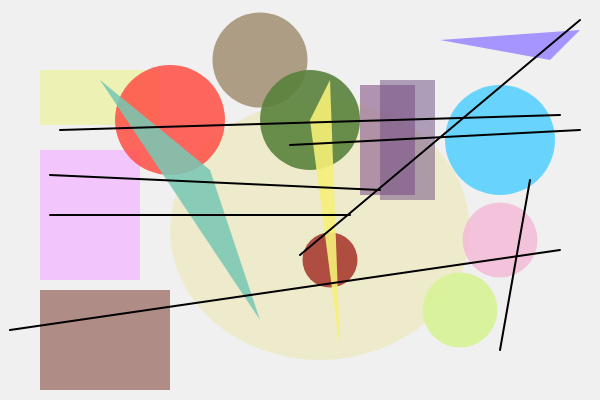
Frame 1 (no input)
Frame 2 (the mouse pressed at the canvas centre, redrawn once): identical to frame 1, image omitted

The p5.js sketch that drew this single still picture (run headless with seeded random() and noise() and a simulated clock; the mouse was pressed at the canvas centre and the sketch redrawn once):

// p5.js sketch
// ── sketch.js
function setup() {
  createCanvas(600, 400);
  noLoop();
}

function draw() {
  background(240);
  noStroke();
  fill(238, 235, 205);
  ellipse(320, 230, 300, 260);
  fill(237, 241, 170, 220);
  rect(40, 70, 120, 55);
  fill(244, 191, 255, 220);
  rect(40, 150, 100, 130);
  fill(170, 130, 125, 230);
  rect(40, 290, 130, 100);
  fill(150, 110, 150, 180);
  rect(360, 85, 55, 110);
  fill(110, 80, 130, 130);
  rect(380, 80, 55, 120);
  fill(255, 80, 70, 220);
  ellipse(170, 120, 110, 110);
  fill(160, 140, 110, 210);
  ellipse(260, 60, 95, 95);
  fill(90, 130, 60, 230);
  ellipse(310, 120, 100, 100);
  fill(90, 210, 255, 230);
  ellipse(500, 140, 110, 110);
  fill(245, 185, 215, 210);
  ellipse(500, 240, 75, 75);
  fill(215, 243, 150, 230);
  ellipse(460, 310, 75, 75);
  fill(170, 60, 50, 230);
  ellipse(330, 260, 55, 55);
  fill(120, 200, 180, 220);
  beginShape();
  vertex(100, 80);
  vertex(210, 170);
  vertex(260, 320);
  endShape(CLOSE);
  fill(245, 240, 120, 230);
  beginShape();
  vertex(310, 120);
  vertex(340, 350);
  vertex(330, 80);
  endShape(CLOSE);
  fill(150, 130, 255, 210);
  beginShape();
  vertex(440, 40);
  vertex(580, 30);
  vertex(550, 60);
  endShape(CLOSE);

  stroke(0);
  strokeWeight(2);
  line(60, 130, 560, 115);   
  line(50, 175, 380, 190);   
  line(50, 215, 350, 215);   
  line(10, 330, 560, 250);  
  line(530, 180, 500, 350);  
  line(300, 255, 580, 20);   
  line(290, 145, 580, 130);  
}
